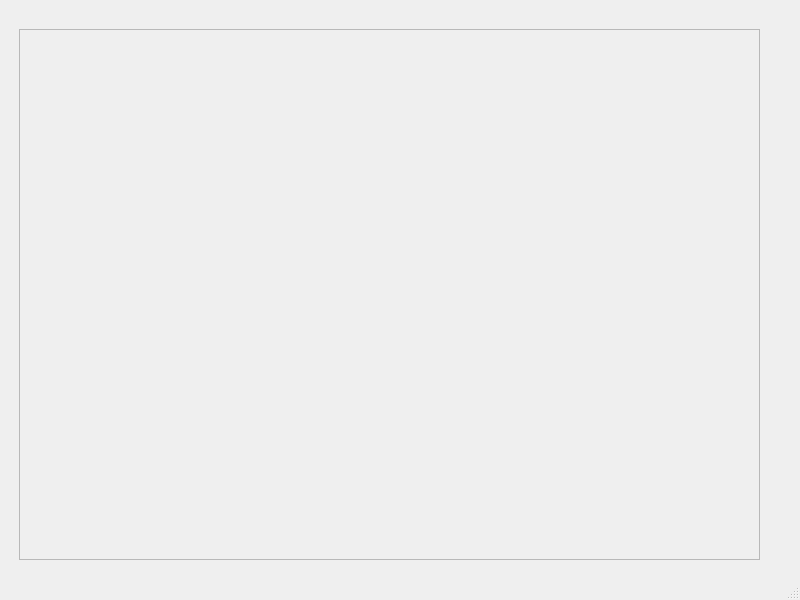
<?xml version="1.0" encoding="UTF-8"?>
<ui version="4.0">
 <class>MainWindow</class>
 <widget class="QMainWindow" name="MainWindow">
  <property name="geometry">
   <rect>
    <x>0</x>
    <y>0</y>
    <width>800</width>
    <height>600</height>
   </rect>
  </property>
  <property name="windowTitle">
   <string>Diagramscene</string>
  </property>
  <widget class="QWidget" name="centralwidget">
   <widget class="QFrame" name="frame">
    <property name="geometry">
     <rect>
      <x>19</x>
      <y>29</y>
      <width>741</width>
      <height>531</height>
     </rect>
    </property>
    <property name="frameShape">
     <enum>QFrame::StyledPanel</enum>
    </property>
    <property name="frameShadow">
     <enum>QFrame::Raised</enum>
    </property>
   </widget>
  </widget>
  <widget class="QStatusBar" name="statusbar"/>
 </widget>
 <resources/>
 <connections/>
</ui>
